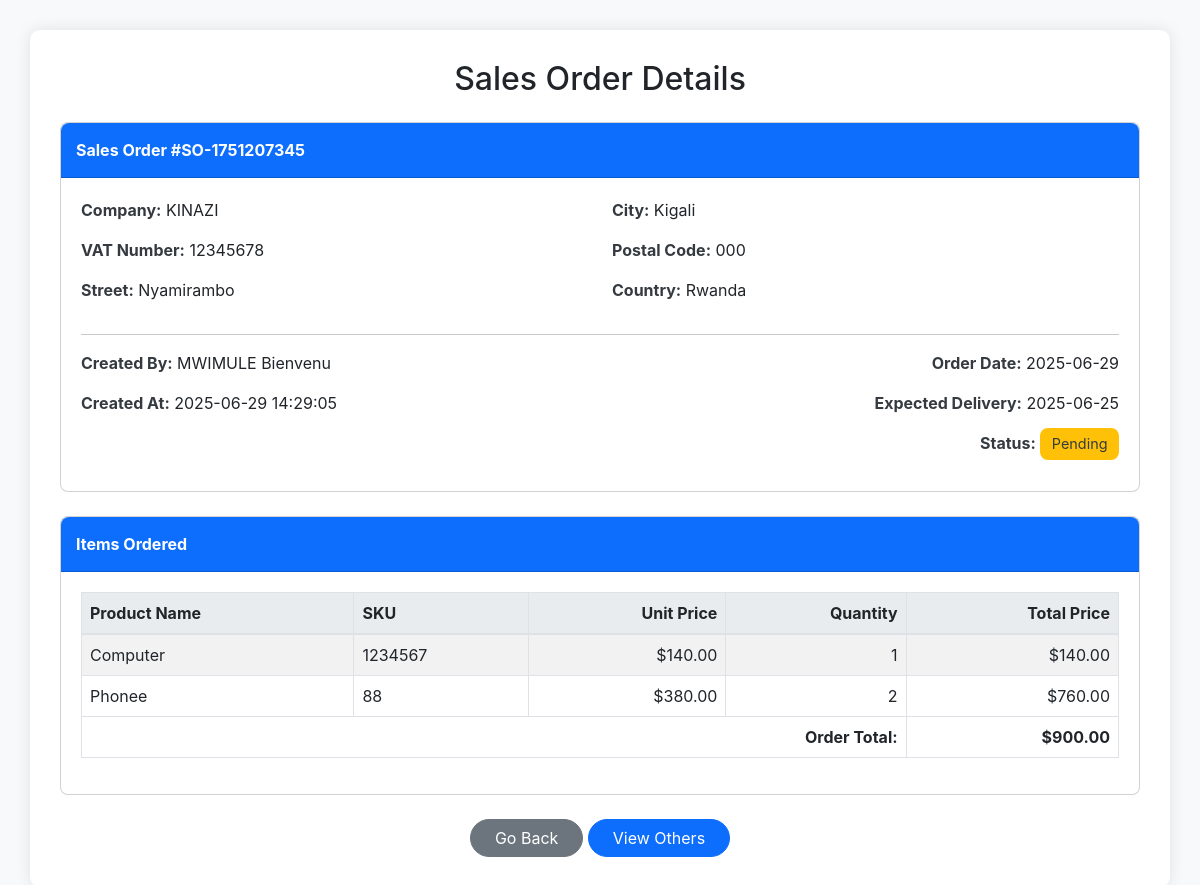
The page /edits/view_sales_order.php?order=SO-1751207345 (signed in) on the database its author committed.
### tables this page shows
CREATE TABLE `sales_orders` (
  `id` int(11) NOT NULL,
  `order_number` varchar(50) NOT NULL,
  `company` varchar(100) NOT NULL,
  `vat` varchar(50) DEFAULT NULL,
  `street` varchar(100) DEFAULT NULL,
  `city` varchar(50) DEFAULT NULL,
  `postal_code` varchar(20) DEFAULT NULL,
  `country` varchar(50) DEFAULT NULL,
  `total_amount` decimal(12,2) NOT NULL,
  `status` varchar(20) DEFAULT 'pending',
  `order_date` date DEFAULT curdate(),
  `delivery_date` date DEFAULT NULL,
  `created_by` int(11) NOT NULL,
  `created_at` timestamp NOT NULL DEFAULT current_timestamp()
);

CREATE TABLE `users` (
  `id` int(12) NOT NULL,
  `names` varchar(100) NOT NULL,
  `email` varchar(50) NOT NULL,
  `phone` int(14) NOT NULL,
  `password` varchar(300) NOT NULL,
  `role` varchar(12) NOT NULL,
  `otp` int(100) NOT NULL,
  `time` timestamp(6) NOT NULL DEFAULT current_timestamp(6) ON UPDATE current_timestamp(6)
);

CREATE TABLE `sales_order_items` (
  `id` int(11) NOT NULL,
  `order_id` int(11) NOT NULL,
  `product_id` int(11) DEFAULT NULL,
  `quantity` int(11) NOT NULL,
  `unit_price` decimal(10,2) NOT NULL,
  `total_price` decimal(12,2) NOT NULL
);

CREATE TABLE `products` (
  `id` int(11) NOT NULL,
  `name` varchar(100) NOT NULL,
  `category` varchar(100) DEFAULT NULL,
  `sku` varchar(50) DEFAULT NULL,
  `description` text DEFAULT NULL,
  `cost_price` decimal(10,2) DEFAULT 0.00,
  `price` decimal(10,2) NOT NULL,
  `quantity` int(11) NOT NULL DEFAULT 0,
  `low_stock` int(11) DEFAULT 5,
  `supplier` varchar(100) DEFAULT NULL,
  `image` varchar(255) DEFAULT NULL,
  `created_by` int(11) DEFAULT NULL,
  `created_at` timestamp NOT NULL DEFAULT current_timestamp()
);

### edits/view_sales_order.php (the view, shortened to what this page needs)
<?php
include_once "../config/config.php";
$order_number = mysqli_real_escape_string($conn, $_GET['order']);
$order_query = mysqli_query($conn, "
    SELECT so.*, u.names AS created_by_username
    FROM sales_orders so
    JOIN users u ON so.created_by = u.id
    WHERE so.order_number = '$order_number'
");
$order = mysqli_fetch_assoc($order_query);
$items_query = mysqli_query($conn, "
    SELECT
        soi.*,
        p.name AS product_name,
        p.description AS product_description,
        p.sku AS product_sku
    FROM sales_order_items soi
    JOIN products p ON soi.product_id = p.id
    WHERE soi.order_id = {$order['id']}
");
?>
<!DOCTYPE html>
<html lang="en">
<head>
    <link href="https://cdn.jsdelivr.net/npm/bootstrap@5.3.0/dist/css/bootstrap.min.css" rel="stylesheet">
</head>
<body>
    <div class="container">
        <h2 class="mb-4 text-center">Sales Order Details</h2>
        <div class="card mb-4 rounded-3">
            <div class="card-header">
                Sales Order #<?php echo htmlspecialchars($order['order_number']); ?>
            </div>
            <div class="card-body">
                <div class="row order-details">
                    <div class="col-md-6">
                        <p><strong>Company:</strong> <?php echo htmlspecialchars($order['company']); ?></p>
                        <p><strong>VAT Number:</strong> <?php echo htmlspecialchars($order['vat']); ?></p>
                        <p><strong>Street:</strong> <?php echo htmlspecialchars($order['street']); ?></p>
                    </div>
                    <div class="col-md-6">
                        <p><strong>City:</strong> <?php echo htmlspecialchars($order['city']); ?></p>
                        <p><strong>Postal Code:</strong> <?php echo htmlspecialchars($order['postal_code']); ?></p>
                        <p><strong>Country:</strong> <?php echo htmlspecialchars($order['country']); ?></p>
                    </div>
                </div>
                <hr>
                <div class="row order-details">
                    <div class="col-md-6">
                        <p><strong>Created By:</strong> <?php echo htmlspecialchars($order['created_by_username']); ?></p>
                        <p><strong>Created At:</strong> <?php echo htmlspecialchars($order['created_at']); ?></p>
                    </div>
                    <div class="col-md-6 text-end">
                        <p><strong>Order Date:</strong>
                            <?php echo htmlspecialchars($order['order_date']); ?>
                        </p>
                        <p><strong>Expected Delivery:</strong>
                            <?php echo $order['delivery_date'] ? htmlspecialchars($order['delivery_date']) : 'N/A'; ?>
                        </p>
                        <p><strong>Status:</strong>
                            <span class="status-badge status-<?php echo str_replace(' ', '_', strtolower(htmlspecialchars($order['status']))); ?>">
                                <?php echo htmlspecialchars(ucfirst($order['status'])); ?>
                            </span>
                        </p>
                    </div>
                </div>
            </div>
        </div>
        <div class="card mb-4 rounded-3">
            <div class="card-header">
                Items Ordered
            </div>
            <div class="card-body">
                <div class="table-responsive">
                    <table class="table table-bordered table-striped">
                        <thead>
                            <tr>
                                <th>Product Name</th>
                                <th>SKU</th>
                                <th class="text-right">Unit Price</th>
                                <th class="text-right">Quantity</th>
                                <th class="text-right">Total Price</th>
                            </tr>
                        </thead>
                        <tbody>
                            <?php while ($item = mysqli_fetch_assoc($items_query)) :
                            ?>
                                <tr>
                                    <td><?php echo htmlspecialchars($item['product_name']); ?></td>
                                    <td><?php echo htmlspecialchars($item['product_sku']); ?></td>
                                    <td class="text-right">$<?php echo number_format($item['unit_price'], 2); ?></td>
                                    <td class="text-right"><?php echo htmlspecialchars($item['quantity']); ?></td>
                                    <td class="text-right">$<?php echo number_format($item['total_price'], 2); ?></td>
                                </tr>
                            <?php endwhile; ?>
                        </tbody>
                        <tfoot>
                            <tr>
                                <th colspan="4" class="text-right">Order Total:</th>
                                <th class="text-right">$<?php echo number_format($order['total_amount'], 2); ?></th>
                            </tr>
                        </tfoot>
                    </table>
                </div>
            </div>
        </div>
        <div class="text-center">
            <a href="javascript:history.back()" class="btn btn-secondary rounded-pill px-4">Go Back</a>
            <a href="../edits/manage_sales_order.php" class="btn btn-primary rounded-pill px-4">View Others</a>
        </div>
    </div>
</body>
</html>

### edits/view_sales_order.php (style rules this page uses)
body { font-family: 'Inter', sans-serif; background-color: #f8f9fa; }
.container { margin-top: 30px; margin-bottom: 30px; background-color: #ffffff; padding: 30px; border-radius: 10px; box-shadow: 0 0 15px rgba(0, 0, 0, 0.1); }
.card-header { background-color: #0d6efd; color: white; font-weight: bold; border-radius: 8px 8px 0 0 !important; padding: 15px; }
.card-body { padding: 20px; }
.table thead th { background-color: #e9ecef; border-bottom: 2px solid #dee2e6; }
.order-details strong { color: #343a40; }
.text-right { text-align: right; }
.status-badge { font-size: 0.9em; padding: 0.5em 0.8em; border-radius: 0.5rem; text-transform: capitalize; }
.status-pending { background-color: #ffc107; color: #343a40; }

### rows shown on the page
sales_orders: order_number "SO-1751207345", company "KINAZI", vat "12345678", street "Nyamirambo", city "Kigali", postal_code "000", country "Rwanda", created_by.names "MWIMULE Bienvenu", created_at "2025-06-29 14:29:05", order_date "2025-06-29", delivery_date "2025-06-25", status "Pending", total_amount "900.00"
sales_order_items: product.name "Computer", product.sku "1234567", unit_price "140.00", quantity "1", total_price "140.00"
sales_order_items: product.name "Phonee", product.sku "88", unit_price "380.00", quantity "2", total_price "760.00"
